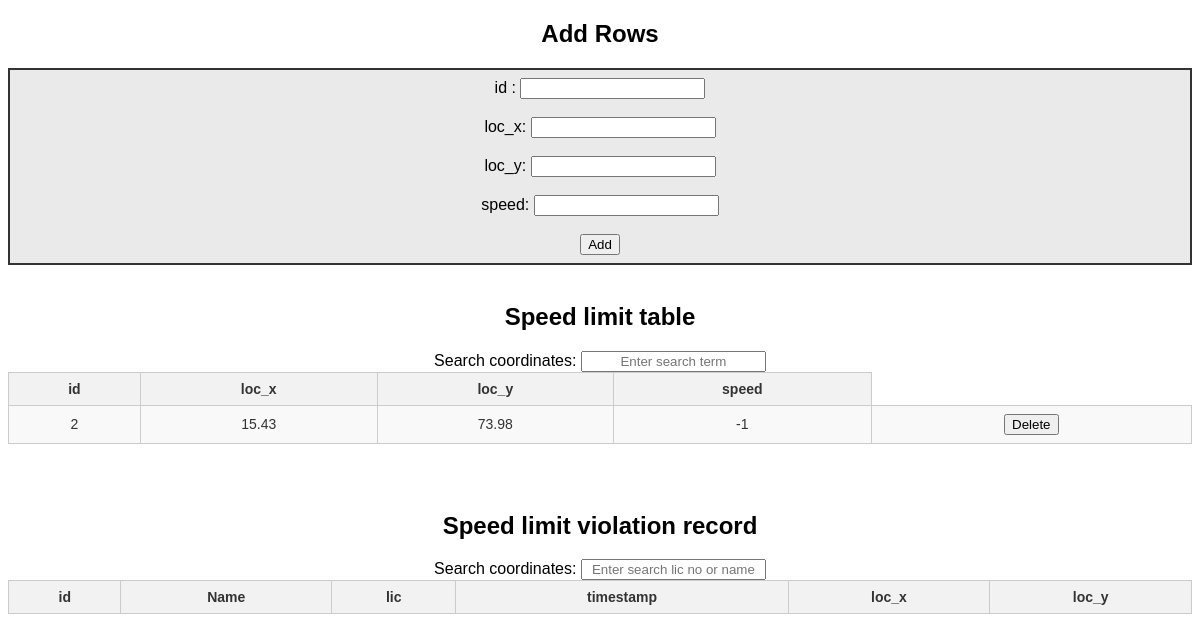
Before: / with the older database file.
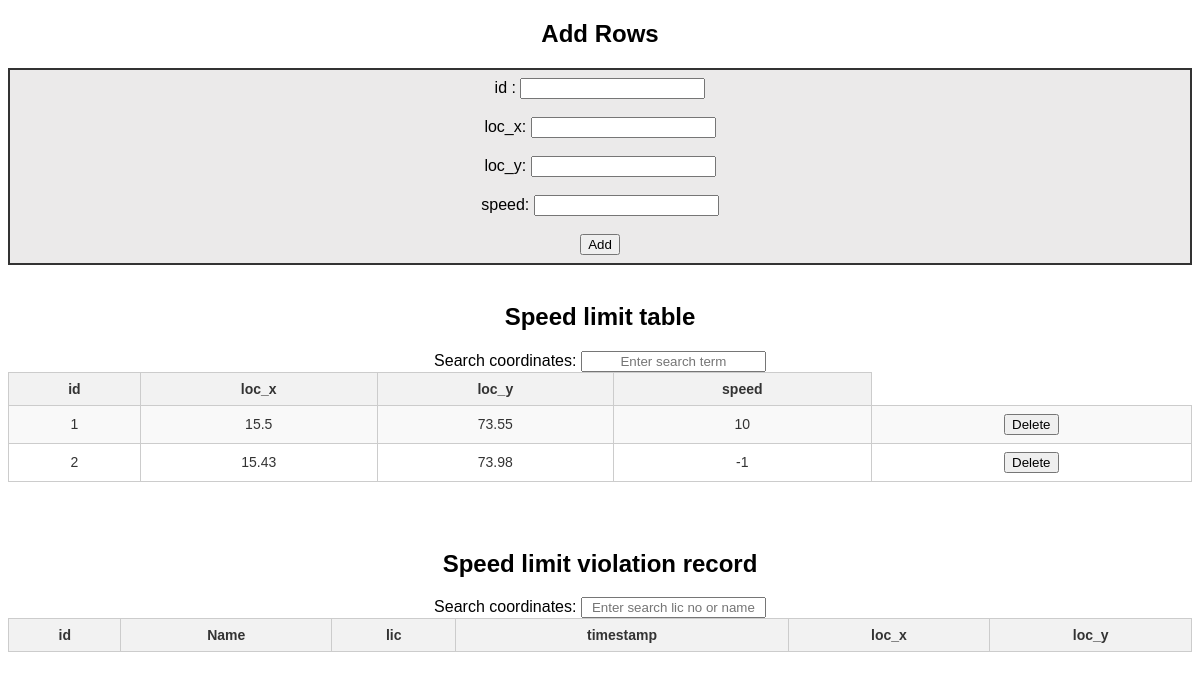
After: the same page with the newer database file.
### tables this page shows
CREATE TABLE location (id INTEGER PRIMARY KEY, loc_x real, loc_y real, speed INTEGER);

### app.py (the view)
@app.route('/')
def display_table():
    conn = sqlite3.connect('sample.db')
    cursor = conn.cursor()
    cursor.execute("SELECT * FROM location")
    data = cursor.fetchall()
    conn.close()
    conn = sqlite3.connect('sample.db')
    cursor = conn.cursor()
    cursor.execute("SELECT * FROM violations")
    data2 = cursor.fetchall()
    conn.close()
    return render_template('table.html', data=data, data2=data2)

### templates/table.html (shortened to what this page needs)
<!DOCTYPE html>
<html>
<head>
</head>
<body>
	<h2>Add Rows</h2>
	<form id="add_row_form" method="POST" action="{{ '/add_row' }}">
		<label for="id">id   :</label>
		<input type="number" name="id" required><br><br>
		<label for="loc_x">loc_x:</label>
		<input type="number" name="loc_x" step="0.001" required><br><br>
		<label for="loc_y">loc_y:</label>
		<input type="number" name="loc_y" step="0.001" required><br><br>
		<label for="speed">speed:</label>
		<input type="number" name="speed" required><br><br>
		<input class="button" type="submit" value="Add">
	</form>
	<br>
	<h2>Speed limit table</h2>
	<label for="search">Search coordinates:</label>
    <input type="text" id="search" placeholder="Enter search term">
    <table id="myTable">
		<tr>
			<th>id</th>
			<th>loc_x</th>
			<th>loc_y</th>
            <th>speed</th>
		</tr>
		{% for row in data %}
			<tr id="row-{{ row[0] }}">
				<td>{{ row[0] }}</td>
				<td>{{ row[1] }}</td>
				<td>{{ row[2] }}</td>
                <td>{{ row[3] }}</td>
				<td>
					<form method="POST" action="{{ '/delete' }}">
						<input type="submit" value="Delete">
					</form>
				</td>
			</tr>
		{% endfor %}
	</table>
	<br>
    <h2>Speed limit violation record</h2>
	<label for="search">Search coordinates:</label>
    <input type="text" id="search2" placeholder="Enter search lic no or name">
	<table id="mytable2">
		<tr>
			<th>id</th>
			<th>Name</th>
			<th>lic</th>
			<th>timestamp</th>
			<th>loc_x</th>
            <th>loc_y</th>
		</tr>
	</table>
</body>
</html>

Changed rows visible on the page:
added location: id "1", loc_x "15.5", loc_y "73.55", speed "10"
